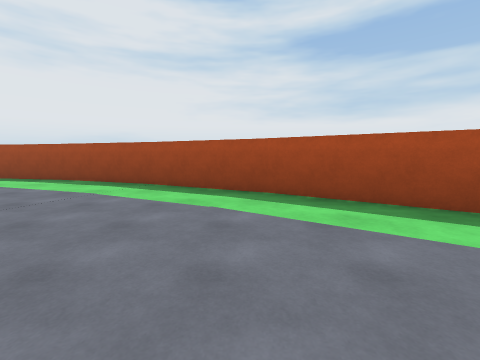
View 1 (above)

21 first-person views from a walk through a scene from a Unity 3-D project. The camera is 1.4 m above the floor, tilts 6° down and sees 90° across. The floor is counted in squares, 2 m on a side. Each view is taken from the middle of a square. On the plan, view 1 faces up. The plan holds only what a view shows up to about 9 squares ahead; the rest is blank. The place goes on beyond the plan. The player is left out. Surface patterns are stand-ins for the level's own textures.

View 2
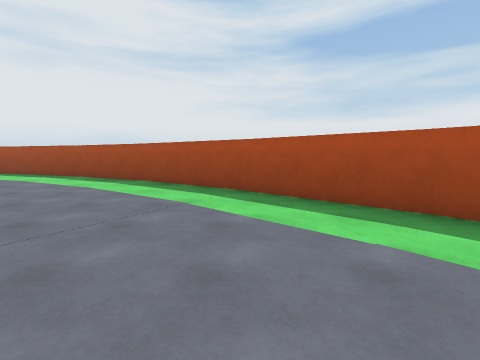

View 3
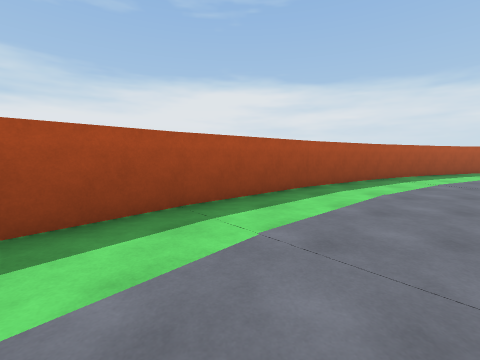

View 4
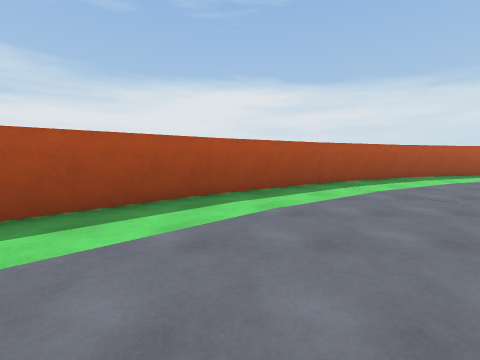

View 5
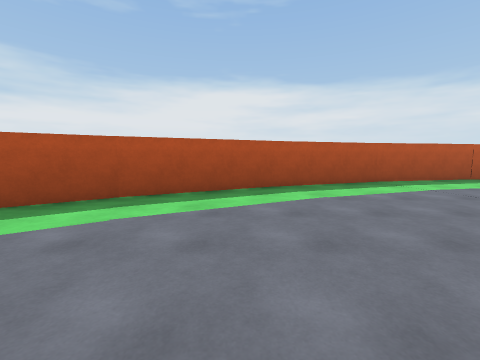

View 6
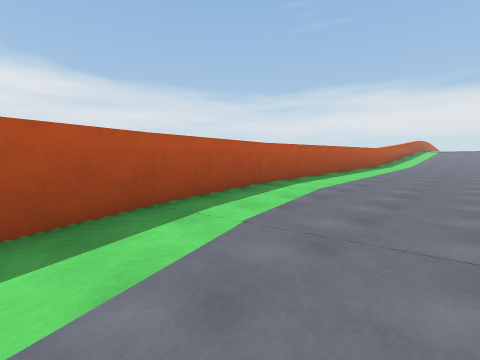

View 7
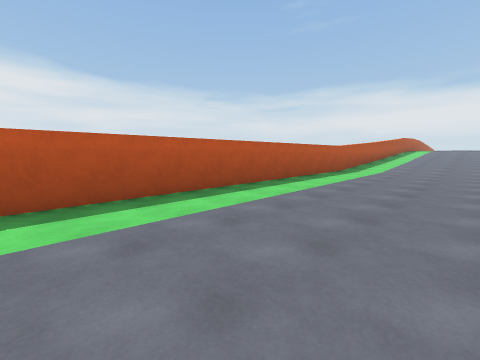

View 8
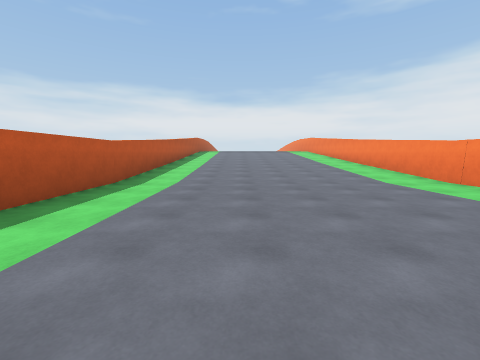

View 9
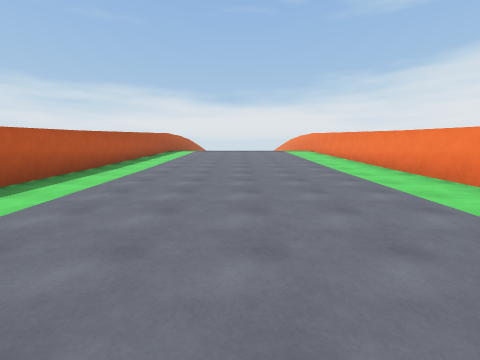

View 10
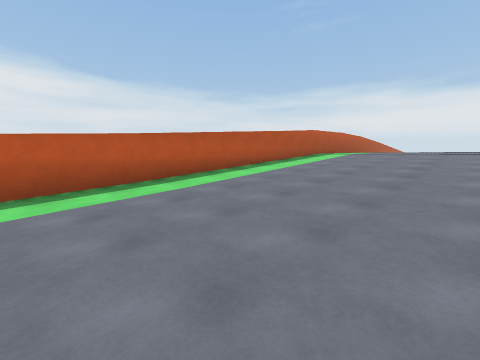

View 11
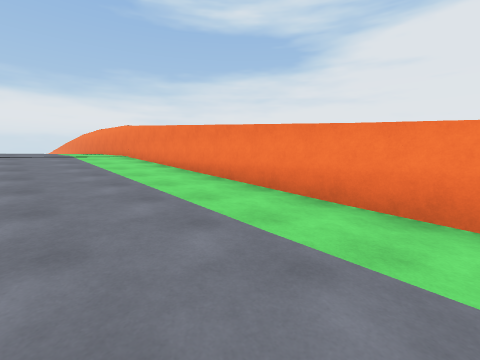

View 12
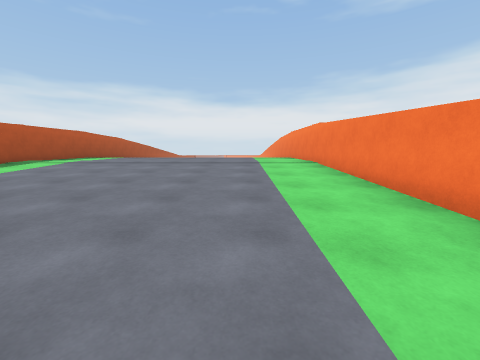

View 13
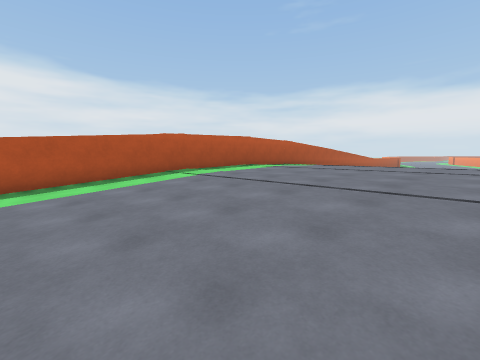

View 14
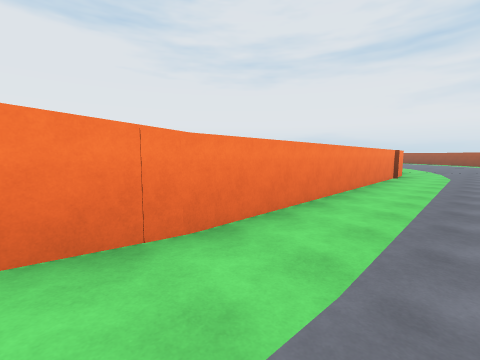

View 15
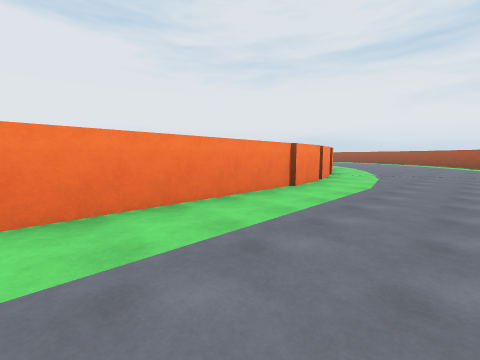

View 16
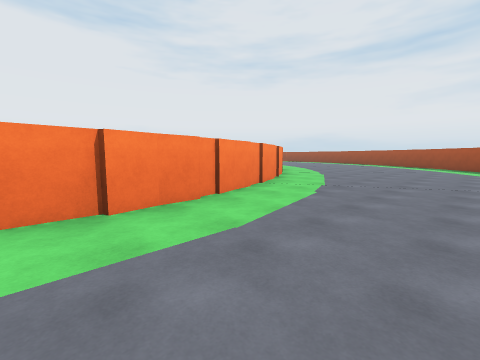

View 17
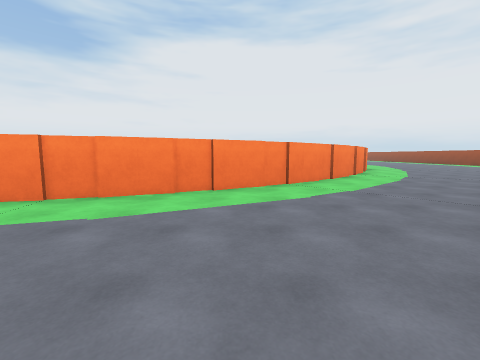

View 18
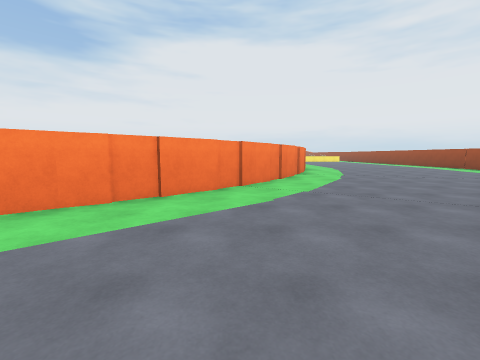

View 19
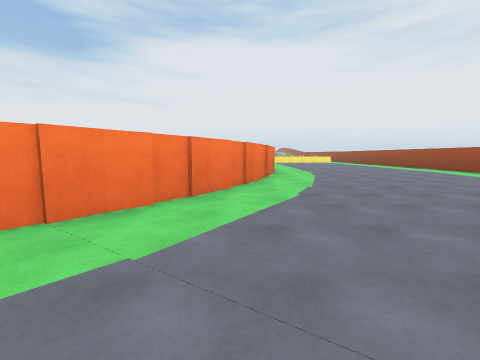

View 20
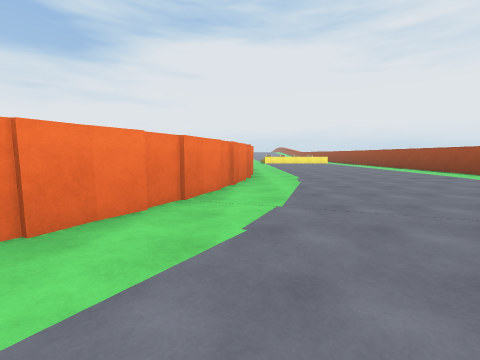

View 21
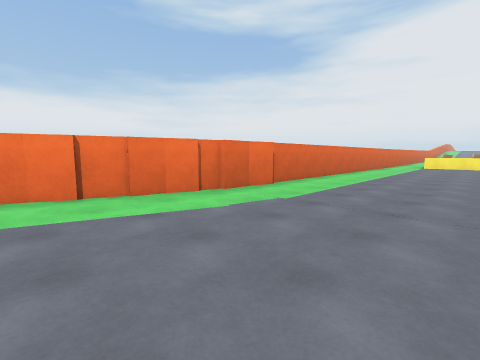

### Floor plan
Key: @ floor where view 1 was taken; # wall or solid block; . main floor; : floor 0.25 m higher than the main floor; + floor 1.75 m higher than the main floor; * floor 2 m higher than the main floor; / step, stairs or slope.
Columns run from 16 left of view 1 to 12 right of it. Each row starts with its distance up from view 1.
  8       #
  7       .. #####
  6       .......###
  5       .........###
  4       ...........###
  3 ...................##
  2 ....................##
  1  ....................##
  0   ..............@.....##
 -1   ########.............##
 -2          ###............##
 -3            ###...........#
 -4              ##..........##
 -5               ##..........#
 -6                ##.........##
 -7                 ##.........#
 -8                  ##........#
 -9                   #........##
-10                   ##........#
-11                    #........#
-12                    #........#
-13                    #........#
-14                    #........#
-15                    #........#
-16                    ##.......#
-17                     #.......#
-18                     #.......#
-19                     #.......#
-20                     #.......#
-21                     #.......#
-22                     #.......#
-23                     #:::::::#
-24                     #///////#
-25                     #///////#
-26                     #///////#
-27                     #///////#
-28                     #///////#
-29                     #///////#
-30                     #///////#
-31                     #///////#
-32                     #///////#
-33                     #///////#
-34                     #+++++++#
-35                     #*******#
-36                     #*******#
-37                     #*******#

Where each view was taken, in squares from view 1:
view 1: 0 up, 0 right, facing up
view 2: 2 down, 3 right, facing up
view 3: 0 up, 2 right, facing right
view 4: 2 down, 3 right, facing right
view 5: 6 down, 5 right, facing right
view 6: 8 down, 8 right, facing down-right
view 7: 13 down, 8 right, facing down-right
view 8: 17 down, 9 right, facing down
view 9: 21 down, 8 right, facing down
view 10: 25 down, 7 right, facing down-right
view 11: 26 down, 7 right, facing down-left
view 12: 28 down, 6 right, facing down
view 13: 31 down, 6 right, facing down-right
view 14: 24 down, 6 right, facing up-left
view 15: 19 down, 7 right, facing up-left
view 16: 15 down, 7 right, facing up-left
view 17: 8 down, 7 right, facing left
view 18: 4 down, 4 right, facing left
view 19: 2 down, 1 right, facing left
view 20: 1 down, 1 left, facing left
view 21: 3 up, 5 left, facing down-left
